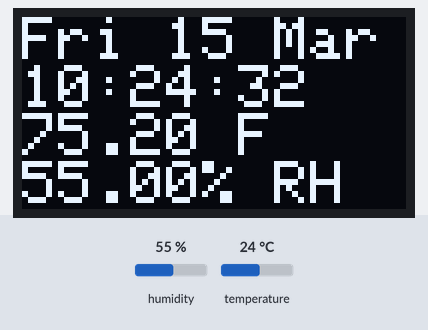
The sketch below on a simulated ESP8266 (Wemos D1 mini). Parts: 128×64 one-colour display. Inputs (shaded band) come from the test bench; at power-on: humidity 55 %, temperature 24 °C. WiFi joins after 1.5 s; servers stay silent unless stated; the local clock reads 2024-03-15 10:24:30 at power-on unless the sketch sets it; what the sketch prints to the serial monitor is not drawn.

Above: at 3.1 s.
3.2 s: humidity set to 22 %
At 12.4 s:
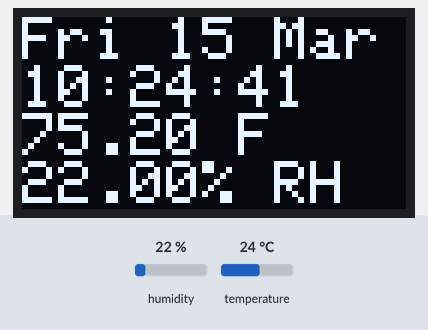
13.2 s: temperature set to 12 °C
At 22.4 s:
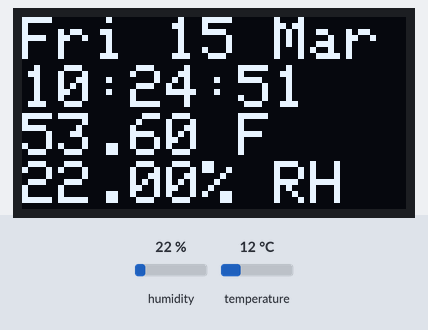
23.2 s: humidity set to 40 %
At 32.4 s:
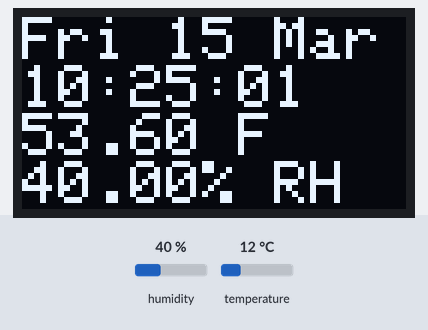
33.2 s: temperature set to 19 °C
At 42.5 s:
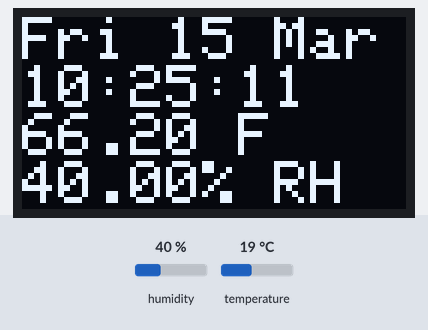
Timing chart, 0 to 44.0 s (numbered marks = the images above; inputs shaded):
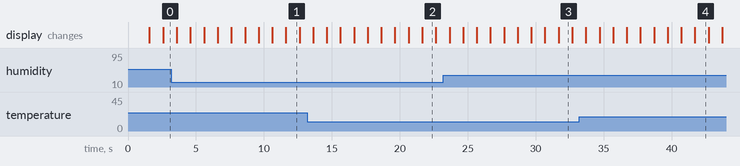

Measured:
- what the display in image 1 shows lasts 1.0 s, from 11.6 s to 12.6 s

The sketch:

Wemos_NTPTimeDHT22.ino
```cpp
#include <SPI.h>
#include <Adafruit_SSD1306.h>
#include <DHT.h>
#include <DHT_U.h>
#include <ESP8266WiFi.h>
#include <ESP8266mDNS.h>
#include <WiFiUdp.h>
#include <ArduinoOTA.h>
#include "time.h"

#define SCREEN_WIDTH 128      // OLED display width, in pixels
#define SCREEN_HEIGHT 64      // OLED display height, in pixels
#define DHTPIN D4             // Digital pin connected to the DHT sensor
#define DHTTYPE    DHT22      // DHT 22 (AM2302)

/* Uses hardware SPI connections */
#define OLED_DC     D2
#define OLED_CS     D8
#define OLED_RESET  D1
Adafruit_SSD1306 display(SCREEN_WIDTH, SCREEN_HEIGHT,
  &SPI, OLED_DC, OLED_RESET, OLED_CS);
DHT_Unified dht(DHTPIN, DHTTYPE);

const char* ssid     = "Your-SSID";
const char* password = "Your-PASSWORD";
const char* Timezone = "PST8PDT,M3.2.0,M11.1.0"; // https://github.com/nayarsystems/posix_tz_db/blob/master/zones.csv

String Time_format;
float temp, rh;
String Date_str, Time_str;

void setup() {
  Serial.begin(115200);
  StartWiFi();
  configTime(0, 0, "pool.ntp.org", "time.nist.gov");
  setenv("TZ", Timezone, 1);
  Time_format = "M";
  UpdateLocalTime(Time_format);
  display.begin(SSD1306_SWITCHCAPVCC);

  /* Get a first reading from DHT22 */
  display.clearDisplay();
  dht.begin();
  sensor_t sensor;
  dht.temperature().getSensor(&sensor);
  dht.humidity().getSensor(&sensor);
  sensors_event_t event;
  dht.temperature().getEvent(&event);
  temp = (event.temperature * 9/5) + 32;
  dht.humidity().getEvent(&event);
  rh = event.relative_humidity;

  /* Print to OLED display */
  display.clearDisplay();
  display.setTextSize(2);
  display.setTextColor(WHITE);
  display.setCursor(0,0);
  display.println(Date_str);
  display.println(Time_str);
  display.print(temp);
  display.println(F(" F"));
  display.print(rh);
  display.println(F("% RH"));
  display.display();
}

void loop() {
  ArduinoOTA.handle();
  static unsigned long lastMillis = millis();
  static int DHT_delay = 0;
  if (millis() - lastMillis >= 1000) { // time update every sec
    UpdateLocalTime(Time_format);
    lastMillis = millis();
    DHT_delay++;
  }
  if (DHT_delay >= 10) { // temp & humidity reading every 10 secs
  sensors_event_t event;
  dht.temperature().getEvent(&event);
  temp = (event.temperature * 9/5) + 32;
  dht.humidity().getEvent(&event);
  rh = event.relative_humidity;
  DHT_delay = 0;
  }
  display.clearDisplay();
  display.setTextSize(2);
  display.setTextColor(WHITE);
  display.setCursor(0,0);
  display.println(Date_str);
  display.println(Time_str);
  display.print(temp);
  display.println(F(" F"));
  display.print(rh);
  display.println(F("% RH"));
  display.display();
}

void UpdateLocalTime(String Format){
  time_t now;
  time(&now);
  char hour_output[30], day_output[30];
  strftime(day_output, 30, "%a %d %b", localtime(&now));
  strftime(hour_output, 30, "%T", localtime(&now));
  Date_str = day_output;
  Time_str = hour_output;
}

void StartWiFi(){
  WiFi.mode(WIFI_STA);
  Serial.println("Booting");
  WiFi.begin(ssid, password);
  while (WiFi.waitForConnectResult() != WL_CONNECTED) {
    Serial.println("Connection Failed! Rebooting...");
    delay(5000);
    ESP.restart();
  }

  ArduinoOTA.onStart([]() {
    Serial.println("Start");
  });
  ArduinoOTA.onEnd([]() {
    Serial.println("\nEnd");
  });
  ArduinoOTA.onProgress([](unsigned int progress, unsigned int total) {
    Serial.printf("Progress: %u%%\r", (progress / (total / 100)));
  });
  ArduinoOTA.onError([](ota_error_t error) {
    Serial.printf("Error[%u]: ", error);
    //Serial.printf("Error[%u]: ", error);
    if (error == OTA_AUTH_ERROR) Serial.println("Auth Failed");
    else if (error == OTA_BEGIN_ERROR) Serial.println("Begin Failed");
    else if (error == OTA_CONNECT_ERROR) Serial.println("Connect Failed");
    else if (error == OTA_RECEIVE_ERROR) Serial.println("Receive Failed");
    else if (error == OTA_END_ERROR) Serial.println("End Failed");
  });
  ArduinoOTA.begin();
  Serial.println("Ready");
  Serial.print("IP address: ");
  Serial.println(WiFi.localIP());
}
```
